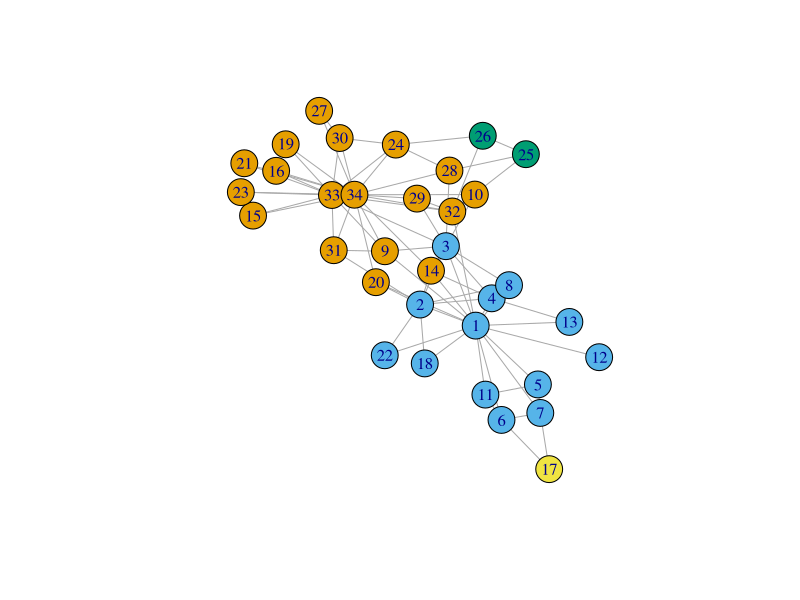

Recreate this plot in R.
# Load igraph library
library(igraph)

# Create Zachary's Karate Club graph
za = graph('Zachary')

# Function to find clusters in a graph based on specified diameter
qt_graph = function(g, Diam) {
  # For graphs, we use the diameter of the subgraph induced by the nodes in the cluster
  points = 1:length(V(g))
  allclusters = list()
  
  while (length(points) > 1) {
    cluster = c()
    
    # Iterate over points that are not in a cluster yet
    for (each_point in points) {
      each_point_cluster = c(each_point)
      Flag = TRUE
      
      # Generate clusters using each point as the center, stopping if the diameter exceeds the specified value
      while (Flag == TRUE & length(each_point_cluster) != length(points)) {
        diameter = c()
        
        for (candidate in setdiff(points, each_point_cluster)) {
          test = c(candidate, each_point_cluster)
          
          # Check diameter
          diameter = c(diameter, max(as.vector(shortest.paths(induced.subgraph(g, test)))))
          names(diameter)[length(diameter)] = candidate
        }
        
        print(min(diameter))
        
        if (min(diameter) > Diam) {
          Flag = FALSE
        } else {
          each_point_cluster = c(each_point_cluster, names(diameter)[which.min(diameter)])
        }
      }
      
      # Check if the cluster is larger than the saved cluster; if so, update the saved cluster
      if (length(cluster) < length(each_point_cluster)) {
        cluster = as.numeric(each_point_cluster)
      }
    }
    
    allclusters = append(allclusters, list(cluster))
    points = setdiff(points, cluster)
  }
  
  if (length(points) == 1) {
    allclusters = append(allclusters, list(points))
  }
  
  return(allclusters)
}

# Function to plot clusters in a graph
plot_clg = function(g, cl) {
  for (i in 1:length(cl)) {
    V(g)$color[cl[[i]]] = i
  }
  
  plot(g)
}

# Find clusters with a diameter of 2 in Zachary's Karate Club graph
cl = qt_graph(za, 2)

# Plot the clusters
plot_clg(za, cl)
